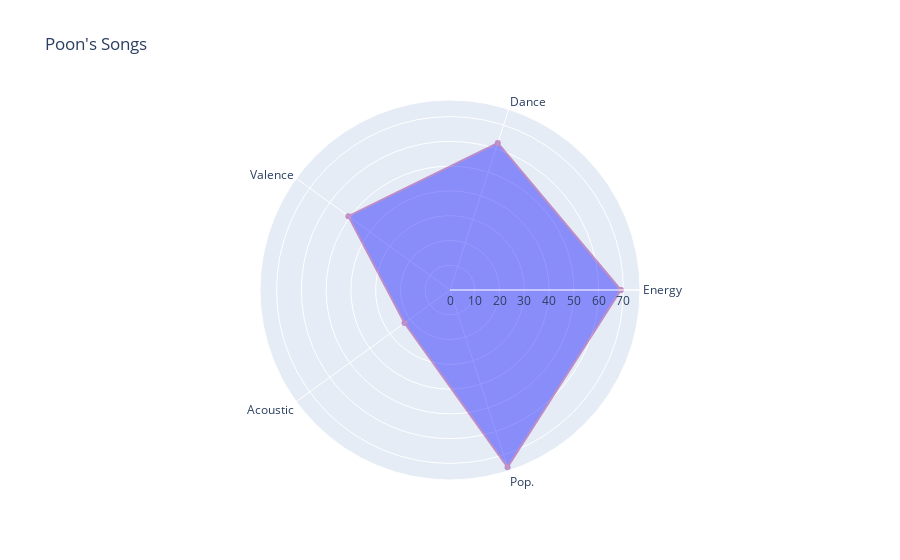
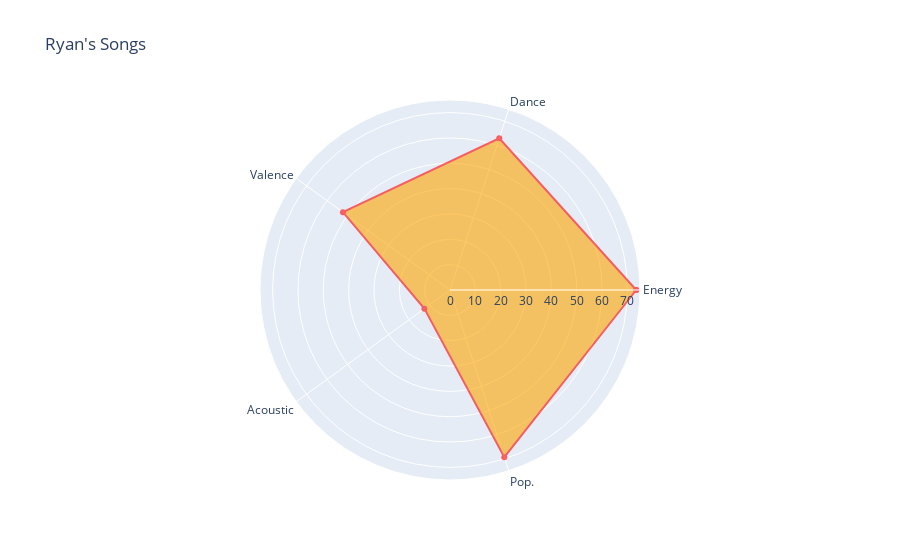
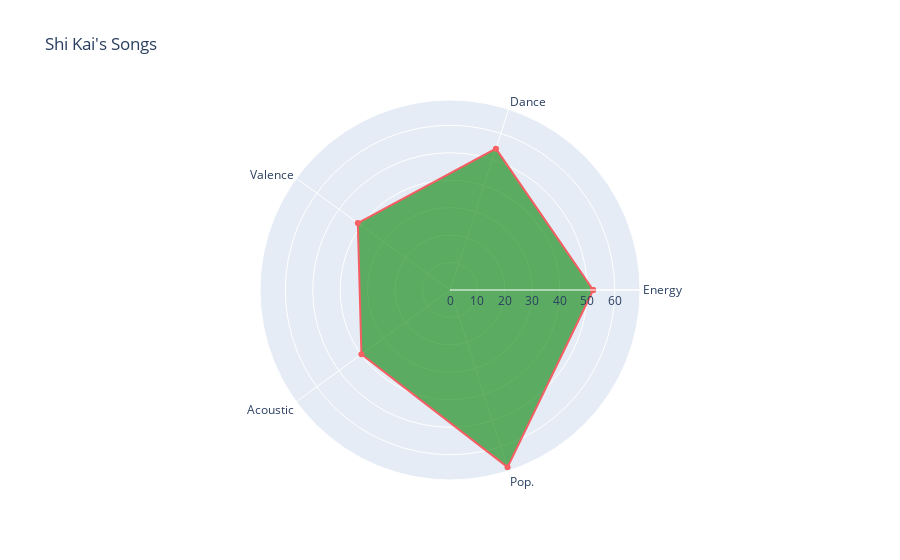
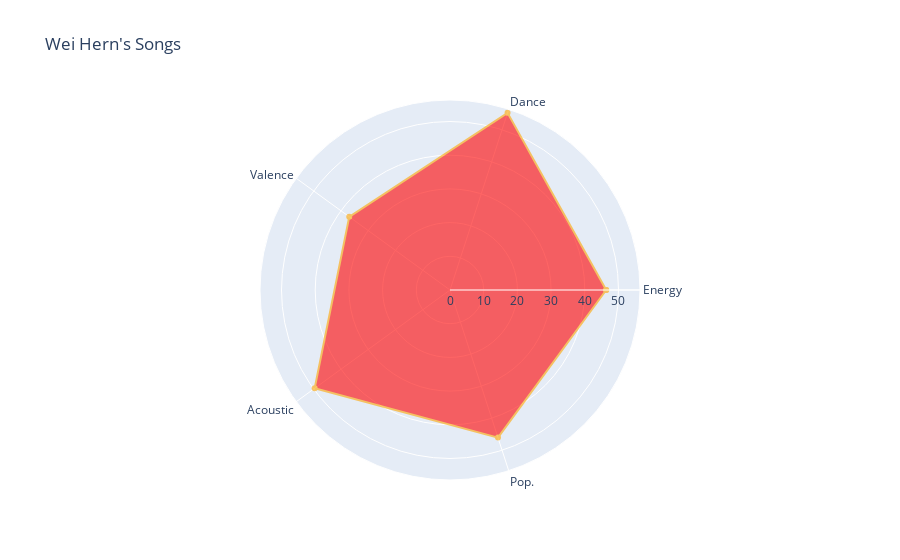

The notebook cell these images were saved under, in order:
### Code cell
# Print comparison radar chart

categories = ['Energy', 'Dance', 'Valence', 'Acoustic', 'Pop.']
categories = [*categories, categories[0]]

poon = poon_top[['Energy', 'Dance', 'Valence','Acoustic', 'Pop.']].mean()
poon = [*poon, poon[0]]
ryan = ryan_top[['Energy', 'Dance', 'Valence','Acoustic', 'Pop.']].mean()
ryan = [*ryan, ryan[0]]
zy = zy_top[['Energy', 'Dance', 'Valence','Acoustic', 'Pop.']].mean()
zy = [*zy, zy[0]]
wh = wh_top[['Energy', 'Dance', 'Valence','Acoustic', 'Pop.']].mean()
wh = [*wh, wh[0]]
sk = sk_top[['Energy', 'Dance', 'Valence','Acoustic', 'Pop.']].mean()
sk = [*sk, sk[0]]

fig_poon = go.Figure(
    data=[
        go.Scatterpolar(r=poon, theta=categories, name='poon', fill = 'toself', line=dict(color="purple"), fillcolor = 'blue', opacity=0.4),
    ],
    layout=go.Layout(
        title=go.layout.Title(text="Poon's Songs"),
        polar={'radialaxis': {'visible': True}},
    )
)

fig_ryan = go.Figure(
    data=[

        go.Scatterpolar(r=ryan, theta=categories, name='ryan', fill = 'toself', line=dict(color="red"), fillcolor = 'orange', opacity=0.6),
    ],
    layout=go.Layout(
        title=go.layout.Title(text="Ryan's Songs"),
        polar={'radialaxis': {'visible': True}},
    )
)

fig_sk = go.Figure(
    data=[

        go.Scatterpolar(r=sk, theta=categories, name='shi kai', fill = 'toself', line=dict(color="red"), fillcolor = 'green', opacity=0.6),
    ],
    layout=go.Layout(
        title=go.layout.Title(text="Shi Kai's Songs"),
        polar={'radialaxis': {'visible': True}},
    )
)

fig_wh = go.Figure(
    data=[

        go.Scatterpolar(r=wh, theta=categories, name='wei hern', fill = 'toself', line=dict(color="orange"), fillcolor = 'red', opacity=0.6),
    ],
    layout=go.Layout(
        title=go.layout.Title(text="Wei Hern's Songs"),
        polar={'radialaxis': {'visible': True}},
    )
)

fig_zy = go.Figure(
    data=[

        go.Scatterpolar(r=zy, theta=categories, name='zong yao', fill = 'toself', line=dict(color="blue"), fillcolor = 'purple', opacity=0.5),
    ],
    layout=go.Layout(
        title=go.layout.Title(text="Zong Yao's Songs"),
        polar={'radialaxis': {'visible': True}},
    )
)


fig_poon.show()
fig_ryan.show()
fig_sk.show()
fig_wh.show()
fig_zy.show()

### Figure 1 — Plotly figure (JSON) as saved in the notebook; plotly's stock layout.template omitted (floating-point values rounded to 4 significant figures)
{"data": [{"fill": "toself", "fillcolor": "blue", "line": {"color": "purple"}, "name": "poon", "opacity": 0.4, "r": [68.96, 62.43, 50.69, 22.68, 75.18, 68.96], "theta": ["Energy", "Dance", "Valence", "Acoustic", "Pop.", "Energy"], "type": "scatterpolar"}], "layout": {"polar": {"radialaxis": {"visible": true}}, "title": {"text": "Poon's Songs"}}}

### Figure 2 — Plotly figure (JSON) as saved in the notebook; plotly's stock layout.template omitted (floating-point values rounded to 4 significant figures)
{"data": [{"fill": "toself", "fillcolor": "orange", "line": {"color": "red"}, "name": "ryan", "opacity": 0.6, "r": [73.51, 62.94, 52.24, 12.51, 69.38, 73.51], "theta": ["Energy", "Dance", "Valence", "Acoustic", "Pop.", "Energy"], "type": "scatterpolar"}], "layout": {"polar": {"radialaxis": {"visible": true}}, "title": {"text": "Ryan's Songs"}}}

### Figure 3 — Plotly figure (JSON) as saved in the notebook; plotly's stock layout.template omitted (floating-point values rounded to 4 significant figures)
{"data": [{"fill": "toself", "fillcolor": "green", "line": {"color": "red"}, "name": "shi kai", "opacity": 0.6, "r": [52.16, 54.13, 41.51, 39.88, 67.84, 52.16], "theta": ["Energy", "Dance", "Valence", "Acoustic", "Pop.", "Energy"], "type": "scatterpolar"}], "layout": {"polar": {"radialaxis": {"visible": true}}, "title": {"text": "Shi Kai's Songs"}}}

### Figure 4 — Plotly figure (JSON) as saved in the notebook; plotly's stock layout.template omitted (floating-point values rounded to 4 significant figures)
{"data": [{"fill": "toself", "fillcolor": "red", "line": {"color": "orange"}, "name": "wei hern", "opacity": 0.6, "r": [46.35, 55.27, 36.96, 49.65, 46.06, 46.35], "theta": ["Energy", "Dance", "Valence", "Acoustic", "Pop.", "Energy"], "type": "scatterpolar"}], "layout": {"polar": {"radialaxis": {"visible": true}}, "title": {"text": "Wei Hern's Songs"}}}
